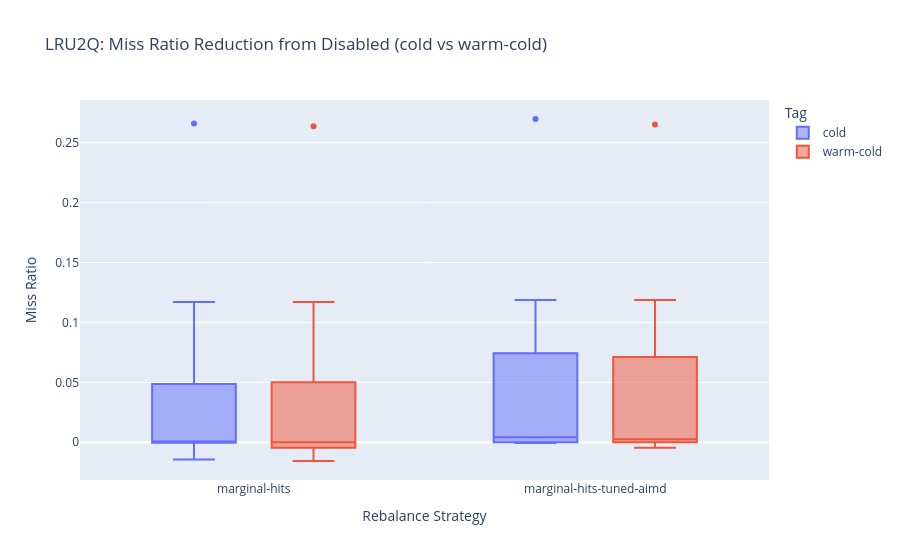

The notebook cell saved with this chart:
### Code cell
plot_df = remapped_df[(remapped_df['monitor_interval'] == 50_000) | (remapped_df['rebalance_strategy'] == 'disabled')]
plot_lru2q_marginal_boxplot(plot_df)

### Figure 1 — Plotly figure (JSON) as saved in the notebook; plotly's stock layout.template omitted (floating-point values rounded to 4 significant figures)
{"data": [{"alignmentgroup": "True", "hovertemplate": "tag=cold<br>rebalance_strategy=%{x}<br>miss_ratio_reduction_from_disabled=%{y}<extra></extra>", "legendgroup": "cold", "marker": {"color": "#636efa"}, "name": "cold", "notched": false, "offsetgroup": "cold", "orientation": "v", "showlegend": true, "type": "box", "x": ["marginal-hits", "marginal-hits-tuned-aimd", "marginal-hits-tuned-aimd", "marginal-hits", "marginal-hits-tuned-aimd", "marginal-hits", "marginal-hits-tuned-aimd", "marginal-hits", "marginal-hits", "marginal-hits-tuned-aimd", "marginal-hits", "marginal-hits-tuned-aimd", "marginal-hits-tuned-aimd", "marginal-hits", "marginal-hits", "marginal-hits-tuned-aimd", "marginal-hits-tuned-aimd", "marginal-hits", "marginal-hits", "marginal-hits-tuned-aimd", "marginal-hits", "marginal-hits-tuned-aimd", "marginal-hits-tuned-aimd", "marginal-hits", "marginal-hits-tuned-aimd", "marginal-hits", "marginal-hits-tuned-aimd", "marginal-hits", "marginal-hits-tuned-aimd", "marginal-hits", "marginal-hits-tuned-aimd", "marginal-hits", "marginal-hits-tuned-aimd", "marginal-hits", "marginal-hits-tuned-aimd", "marginal-hits", "marginal-hits", "marginal-hits-tuned-aimd", "marginal-hits", "marginal-hits-tuned-aimd", "marginal-hits-tuned-aimd", "marginal-hits", "marginal-hits", "marginal-hits-tuned-aimd", "marginal-hits-tuned-aimd", "marginal-hits", "marginal-hits-tuned-aimd", "marginal-hits"], "x0": " ", "xaxis": "x", "y": [0.01333, 0.02525, 0.03329, 0.02181, 2.443e-07, 2.587e-07, 0.03574, 0.01089, -0.008186, 0.0001602, -1.819e-06, 0.0, 0.001097, -0.01282, -0.006613, -4.598e-06, 0.004195, -0.01433, 0.1171, 0.1187, 0.0, 0.0, 0.08021, 0.03297, 0.0, -9.229e-06, 8.421e-07, -0.0005508, 2.257e-09, -2.084e-07, 0.001639, 0.0002549, 0.08129, 0.0749, -0.0005204, -0.01346, 0.09436, 0.1053, 0.07237, 0.08077, 0.2698, 0.2661, 0.06418, 0.06844, 0.01021, 0.001088, 0.004088, 0.002591], "y0": " ", "yaxis": "y"}, {"alignmentgroup": "True", "hovertemplate": "tag=warm-cold<br>rebalance_strategy=%{x}<br>miss_ratio_reduction_from_disabled=%{y}<extra></extra>", "legendgroup": "warm-cold", "marker": {"color": "#EF553B"}, "name": "warm-cold", "notched": false, "offsetgroup": "warm-cold", "orientation": "v", "showlegend": true, "type": "box", "x": ["marginal-hits-tuned-aimd", "marginal-hits", "marginal-hits-tuned-aimd", "marginal-hits", "marginal-hits", "marginal-hits-tuned-aimd", "marginal-hits-tuned-aimd", "marginal-hits", "marginal-hits-tuned-aimd", "marginal-hits", "marginal-hits", "marginal-hits-tuned-aimd", "marginal-hits", "marginal-hits-tuned-aimd", "marginal-hits-tuned-aimd", "marginal-hits", "marginal-hits", "marginal-hits-tuned-aimd", "marginal-hits-tuned-aimd", "marginal-hits", "marginal-hits", "marginal-hits-tuned-aimd", "marginal-hits-tuned-aimd", "marginal-hits", "marginal-hits", "marginal-hits-tuned-aimd", "marginal-hits-tuned-aimd", "marginal-hits", "marginal-hits-tuned-aimd", "marginal-hits", "marginal-hits", "marginal-hits-tuned-aimd", "marginal-hits", "marginal-hits-tuned-aimd", "marginal-hits-tuned-aimd", "marginal-hits", "marginal-hits", "marginal-hits-tuned-aimd", "marginal-hits-tuned-aimd", "marginal-hits", "marginal-hits", "marginal-hits-tuned-aimd", "marginal-hits", "marginal-hits-tuned-aimd", "marginal-hits", "marginal-hits-tuned-aimd", "marginal-hits-tuned-aimd", "marginal-hits"], "x0": " ", "xaxis": "x", "y": [0.02513, 0.01818, 0.03238, 0.01998, 2.587e-07, 2.443e-07, 0.03565, 0.01037, -0.0002612, -0.007969, -2.574e-05, -3.225e-09, -0.009526, 0.0008619, -0.001373, -0.003752, -0.01543, 0.004023, 0.1187, 0.1171, 0.0, 0.0, 0.09326, 0.03772, -9.888e-06, 0.0, 1.014e-05, 0.0002646, 2.257e-09, -7.975e-08, -0.006346, -0.000751, 0.07454, 0.07643, -0.003386, -0.01561, 0.08655, 0.1006, 0.07357, 0.06607, 0.2636, 0.2651, 0.06235, 0.0686, -0.0004937, 0.009847, -0.004473, -0.005541], "y0": " ", "yaxis": "y"}], "layout": {"boxmode": "group", "legend": {"title": {"text": "Tag"}, "tracegroupgap": 0}, "title": {"text": "LRU2Q: Miss Ratio Reduction from Disabled (cold vs warm-cold)"}, "xaxis": {"anchor": "y", "domain": [0, 1], "title": {"text": "Rebalance Strategy"}}, "yaxis": {"anchor": "x", "domain": [0, 1], "title": {"text": "Miss Ratio"}}}}
